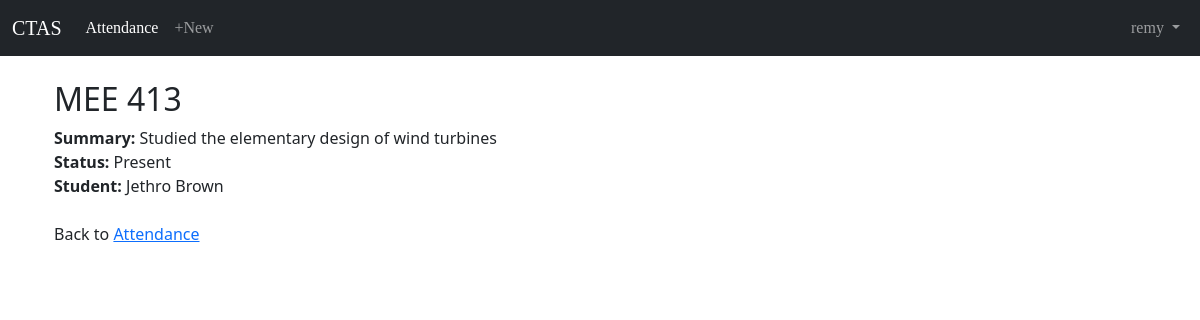
/attendance/21/ (signed in), run on the app's committed database.
### users/models.py (models this page shows)
class CustomUser(AbstractUser):
    email = models.EmailField(unique=True)

### attendance/models.py (models this page shows, shortened)
class Attendance(models.Model):
    BOOL_CHOICES = ((True, 'Present'), (False, 'Absent'))
    summary = models.TextField(blank=True)
    present = models.BooleanField(choices=BOOL_CHOICES, null=True, default=False, verbose_name="status")
    subject = models.CharField(max_length=140, default='null')
    created = models.DateTimeField(auto_now_add=True)
    student = models.ForeignKey(
        get_user_model(),
        on_delete=models.CASCADE,
        related_name='students',
    )

### attendance/views.py (the view)
# urls.py: path('<int:pk>/', AttendanceDetailView.as_view(), name='attendance_detail'),
class AttendanceDetailView(LoginRequiredMixin, DetailView):
    model = Attendance
    template_name = 'attendance_detail.html'
    def get_queryset(self, *args, **kwargs):
        if self.request.user.is_superuser:
            qs = Attendance.objects.all()
            return qs
        else:
            qs = Attendance.objects.all()
            qs = qs.filter(student=self.request.user)
            return qs

### templates/attendance_detail.html
{% extends 'base.html' %}
{% block content %}
<div class="container">
    <h2>{{ object.subject }}</h2>
        <b>Summary:</b> {{ object.summary }}
        <br>
        <b>Status: </b>{{ object.present|yesno:"Present,Absent" }}
        {% if user.is_superuser %}
        <br>
        <b>Student: </b>{{ object.student.first_name }} {{ object.student.last_name }}
        {% endif %}
        <br>
        <br>
{% if not user.is_superuser %}
<p><a class="btn btn-primary" href="{% url 'attendance_edit' attendance.pk %}" role="button">Edit</a></p>
<p>Back to <a href="{% url 'attendance_list' %}">My Attendance</a></p>
{% else %}
<p>Back to <a href="{% url 'attendance_list' %}">Attendance</a></p>
{% endif %}
</div>
{% endblock content %}

### templates/base.html (shortened to what this page needs)
<!DOCTYPE html>
<html lang="en">
<head>
    <link href="https://cdn.jsdelivr.net/npm/bootstrap@5.2.1/dist/css/bootstrap.min.css" rel="stylesheet"
>
</head>
<body>
    <nav class="navbar navbar-expand-md navbar-dark bg-dark mb-4">
        <div class="container-fluid">
            <a class="navbar-brand" href="{% url 'home' %}">CTAS</a>
        <div class="collapse navbar-collapse" id="navbarSupportedContent">
            {% if user.is_authenticated %}
            <ul class="navbar-nav me-auto mb-2 mb-lg-0">
                <li class="nav-item">
                    {% if user.is_superuser %}
                    <a class="nav-link active" aria-current="page" href="{% url 'attendance_list' %}">Attendance</a>
                    {% else %}
                    <a class="nav-link active" aria-current="page" href="{% url 'attendance_list' %}">My Attendance</a>
                    {% endif %}
                  </li>
                  <li class="nav-item">
                    <a class="nav-link" href="{% url 'attendance_new' %}">+New</a>
                  </li>
            </ul>
            <ul class="navbar-nav ms-auto">
                <li class="nav-item dropdown">
                    <a class="nav-link dropdown-toggle" href="#" role="button" id="userMenu"
                    data-bs-toggle="dropdown" aria-haspopup="true" aria-expanded="false">
                    {{ user.username }}
                    </a>
                </li>
            </ul>
            {% endif %}
        </div>
        </div>
    </nav>
    <div class="container">
        {% block content %}
        {% endblock content %}
    </div>
</body>
</html>

### templates/base.html (style rules this page uses)
.navbar a { font-family: 'Ms Madi', cursive; }

### data on the page
CustomUser: username "remy"
Attendance: subject "MEE 413", summary "Studied the elementary design of wind turbines", present "Present", student.first_name "Jethro", student.last_name "Brown"
